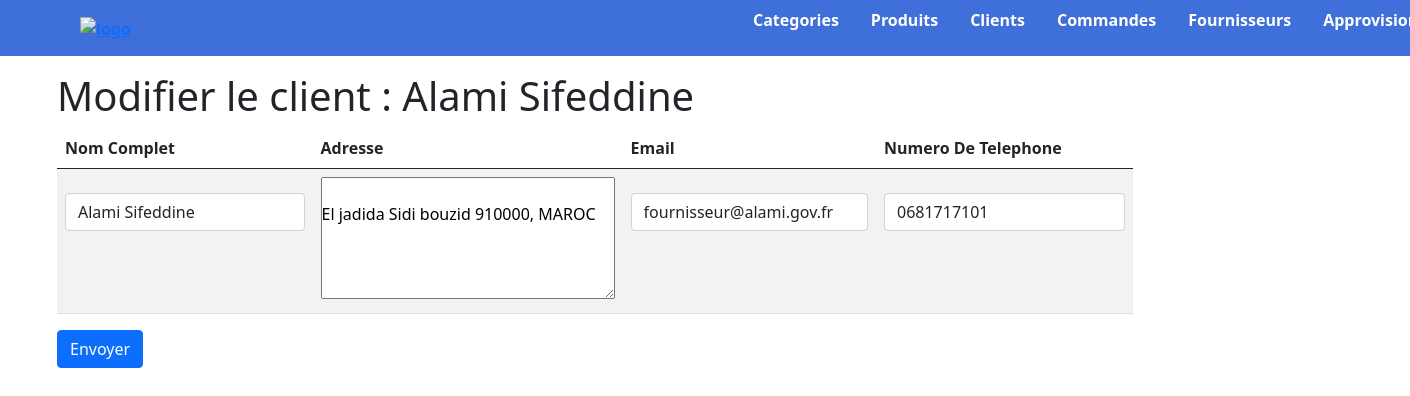
/update_fournisseur.php?edit=1, run on the app's committed database.
### tables this page shows
CREATE TABLE `fournisseur` (
  `idFrns` int(11) NOT NULL,
  `nomFrns` varchar(50) NOT NULL,
  `emailFrns` varchar(256) NOT NULL,
  `adresseFrns` varchar(256) NOT NULL,
  `numTeleFrns` varchar(100) NOT NULL
);

### update_fournisseur.php (the view, shortened to what this page needs)
<?php
    require_once "config/connect.php" ;
    if(isset($_REQUEST['edit'])){
        $id = $_GET['edit'] ;
        $update = $db->prepare("SELECT * FROM fournisseur WHERE idFrns = :id") ;
        $update->execute([
            'id' => $id ,
        ]);
        $update = $update->fetch(PDO::FETCH_ASSOC) ;
    }
?>
<!DOCTYPE html>
<html lang="en">
<head>
</head>
<body>
    <?php require_once('navbar.php') ;?>
    <div class="container">
        <div class="row">
            <div class="col-10 mt-3">
            <h1>Modifier le client : <?php echo($update['nomFrns']); ?></h1>
            <form action="post_update_frns.php" method="POST">
                <table class="table table-striped">
                        <thead>
                            <th>Nom Complet</th>
                            <th>Adresse</th>
                            <th>Email</th>
                            <th>Numero De Telephone</th>
                        </thead>
                        <tbody>
                                <tr>
                                    <td>
                                    <input type="text" class="form-control mt-3" name="name" value="<? echo($update['nomFrns']) ?>" required>
                                    </td>
                                    <td>
                                    <textarea name="adresse" id="adresse" cols="30" rows="5" required>
                                    <? echo($update['adresseFrns']) ?>
                                    </textarea>
                                    </td>
                                    <td>
                                    <input type="email" class="form-control mt-3" name="email" value="<? echo($update['emailFrns']) ?>"  required>
                                    </td>
                                    <td>
                                    <input type="text" class="form-control mt-3" name="numTele" value="<? echo($update['numTeleFrns']) ?>"  required>
                                    </td>
                                </tr>
                        </tbody>
                    </table>
                    <button type="submit" class="btn btn-primary">Envoyer</button>
            </form>
            </div>
        </div>
    </div>
</body>
</html>

### style.css (style rules this page uses)
* { margin: 0; padding: 0; }

### data on the page
fournisseur: nomFrns "Alami Sifeddine", name "Alami Sifeddine", adresse "El jadida Sidi bouzid 910000, MAROC", email "fournisseur@alami.gov.fr", numTele "0681717101"
